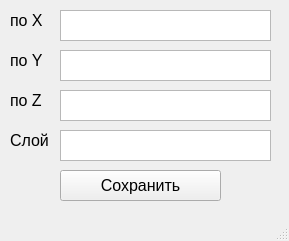
<?xml version="1.0" encoding="UTF-8"?>
<ui version="4.0">
 <class>Set_layer</class>
 <widget class="QMainWindow" name="Set_layer">
  <property name="geometry">
   <rect>
    <x>0</x>
    <y>0</y>
    <width>289</width>
    <height>241</height>
   </rect>
  </property>
  <property name="font">
   <font>
    <pointsize>8</pointsize>
   </font>
  </property>
  <property name="windowTitle">
   <string>Ввод данных</string>
  </property>
  <property name="windowIcon">
   <iconset>
    <normaloff>science.png</normaloff>science.png</iconset>
  </property>
  <widget class="QWidget" name="centralwidget">
   <widget class="QTextEdit" name="set_x">
    <property name="geometry">
     <rect>
      <x>60</x>
      <y>10</y>
      <width>211</width>
      <height>31</height>
     </rect>
    </property>
   </widget>
   <widget class="QPushButton" name="save_set">
    <property name="geometry">
     <rect>
      <x>60</x>
      <y>170</y>
      <width>161</width>
      <height>31</height>
     </rect>
    </property>
    <property name="font">
     <font>
      <pointsize>12</pointsize>
     </font>
    </property>
    <property name="text">
     <string>Сохранить</string>
    </property>
   </widget>
   <widget class="QLabel" name="label_2">
    <property name="geometry">
     <rect>
      <x>10</x>
      <y>50</y>
      <width>41</width>
      <height>21</height>
     </rect>
    </property>
    <property name="font">
     <font>
      <pointsize>12</pointsize>
     </font>
    </property>
    <property name="text">
     <string>по Y</string>
    </property>
   </widget>
   <widget class="QLabel" name="label_3">
    <property name="geometry">
     <rect>
      <x>10</x>
      <y>90</y>
      <width>41</width>
      <height>21</height>
     </rect>
    </property>
    <property name="font">
     <font>
      <pointsize>12</pointsize>
     </font>
    </property>
    <property name="text">
     <string>по Z</string>
    </property>
   </widget>
   <widget class="QLabel" name="label">
    <property name="geometry">
     <rect>
      <x>10</x>
      <y>10</y>
      <width>41</width>
      <height>21</height>
     </rect>
    </property>
    <property name="font">
     <font>
      <pointsize>12</pointsize>
     </font>
    </property>
    <property name="text">
     <string>по X</string>
    </property>
   </widget>
   <widget class="QTextEdit" name="set_y">
    <property name="geometry">
     <rect>
      <x>60</x>
      <y>50</y>
      <width>211</width>
      <height>31</height>
     </rect>
    </property>
   </widget>
   <widget class="QTextEdit" name="set_z">
    <property name="geometry">
     <rect>
      <x>60</x>
      <y>90</y>
      <width>211</width>
      <height>31</height>
     </rect>
    </property>
   </widget>
   <widget class="QTextEdit" name="set_z_2">
    <property name="geometry">
     <rect>
      <x>60</x>
      <y>130</y>
      <width>211</width>
      <height>31</height>
     </rect>
    </property>
   </widget>
   <widget class="QLabel" name="label_4">
    <property name="geometry">
     <rect>
      <x>10</x>
      <y>130</y>
      <width>41</width>
      <height>21</height>
     </rect>
    </property>
    <property name="font">
     <font>
      <pointsize>12</pointsize>
     </font>
    </property>
    <property name="text">
     <string>Слой</string>
    </property>
   </widget>
  </widget>
  <widget class="QMenuBar" name="menubar">
   <property name="geometry">
    <rect>
     <x>0</x>
     <y>0</y>
     <width>289</width>
     <height>19</height>
    </rect>
   </property>
  </widget>
  <widget class="QStatusBar" name="statusbar"/>
 </widget>
 <resources/>
 <connections/>
</ui>
